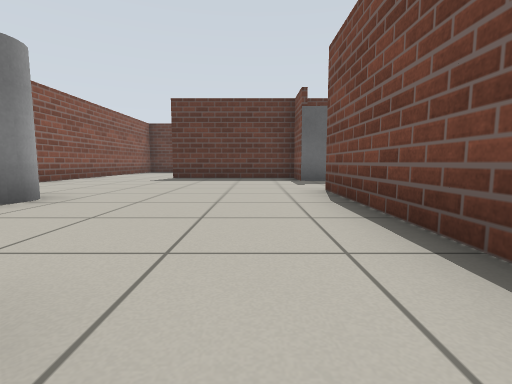
[1] (above)

22 first-person views from a walk through a Gazebo world. The camera is 0.5 m above the floor, tilts 6° down and sees 85° across. The floor is counted in squares, 1 m on a side. Each view is taken from the middle of a square. On the plan, view 1 faces up. The plan holds only what a view shows up to about 9 squares ahead; the rest is blank.

[2]
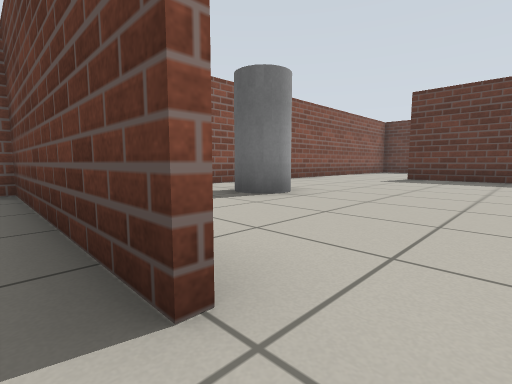

[3]
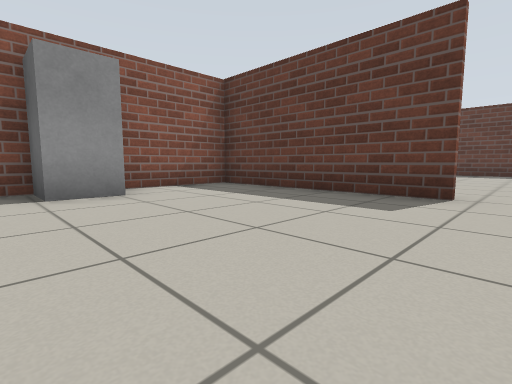

[4]
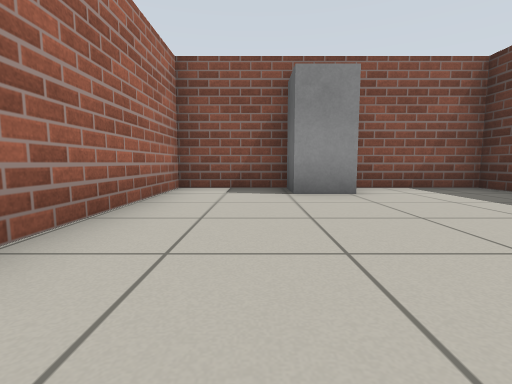

[5]
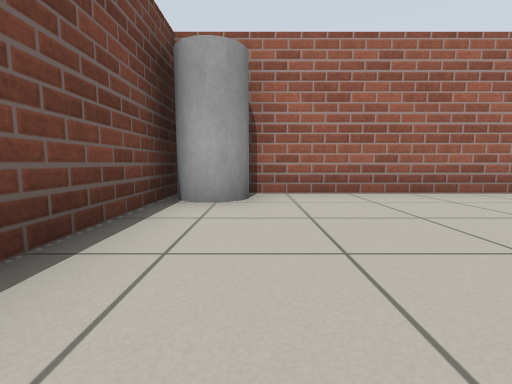

[6]
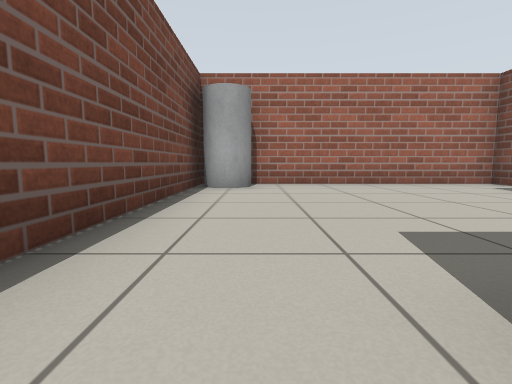

[7]
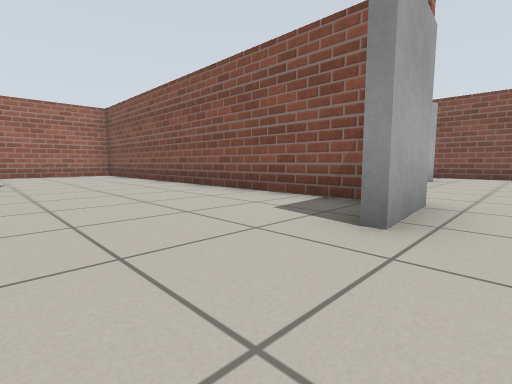

[8]
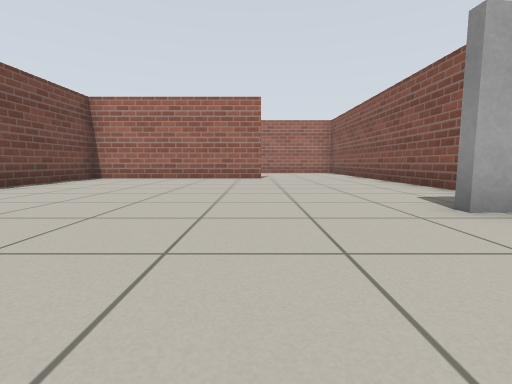

[9]
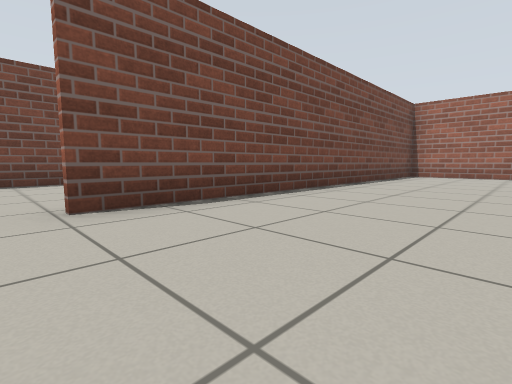

[10]
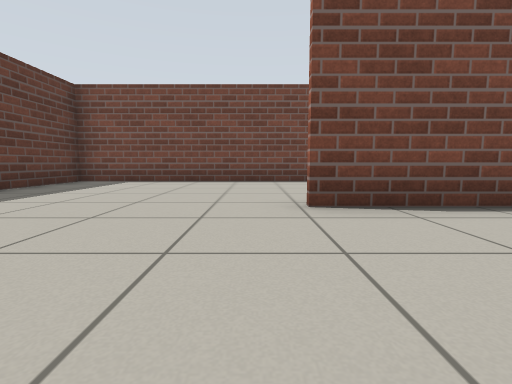

[11]
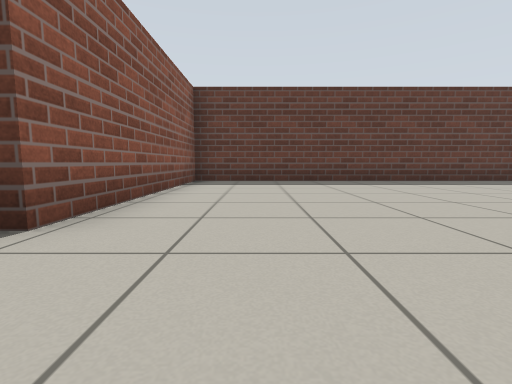

[12]
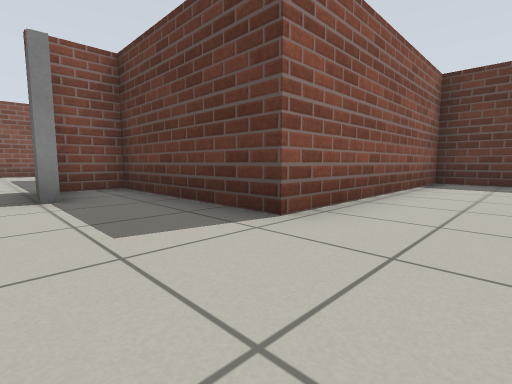

[13]
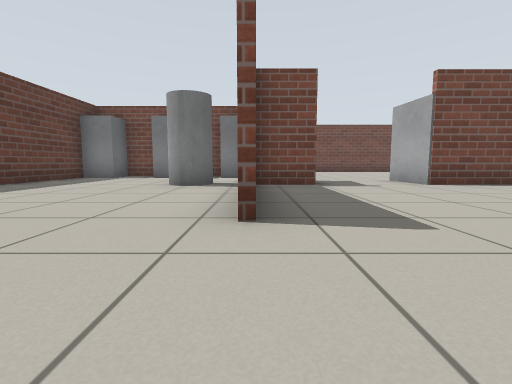

[14]
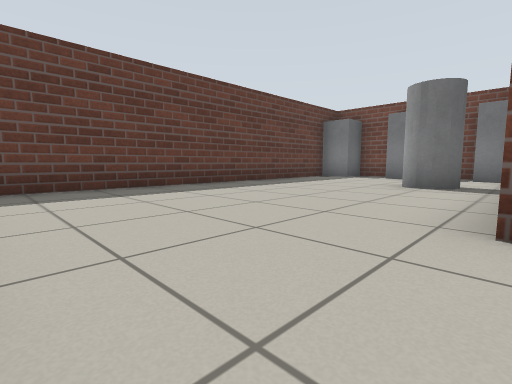

[15]
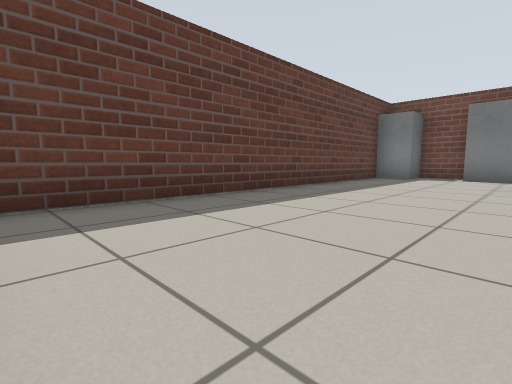

[16]
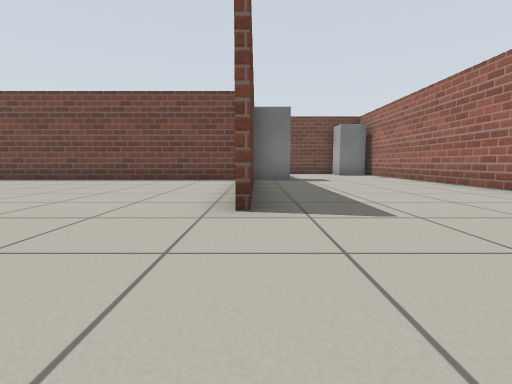

[17]
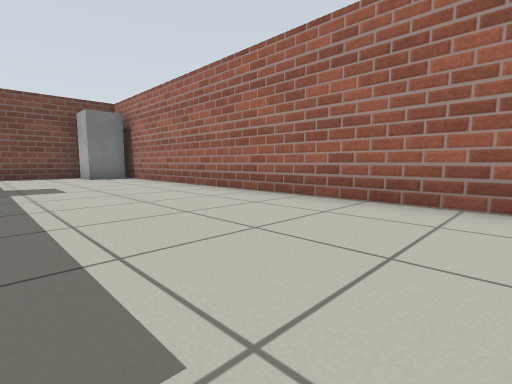

[18]
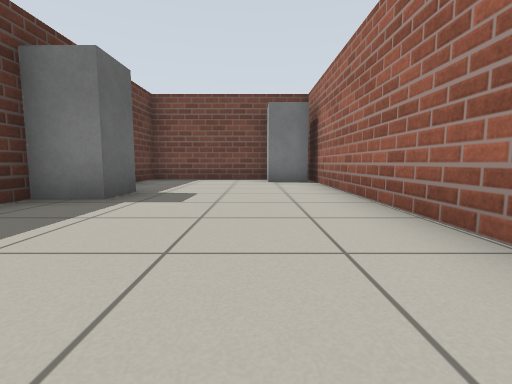

[19]
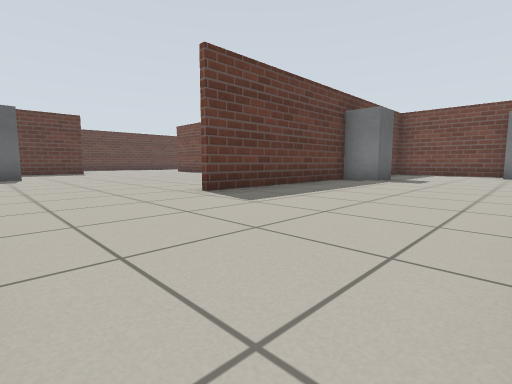

[20]
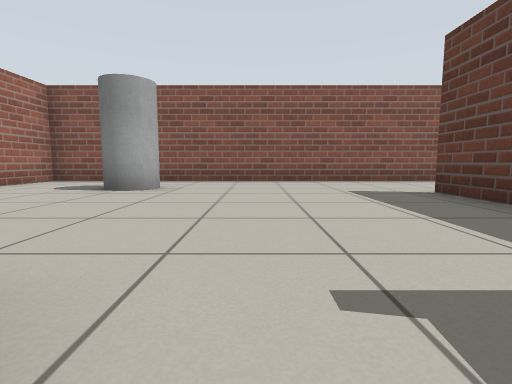

[21]
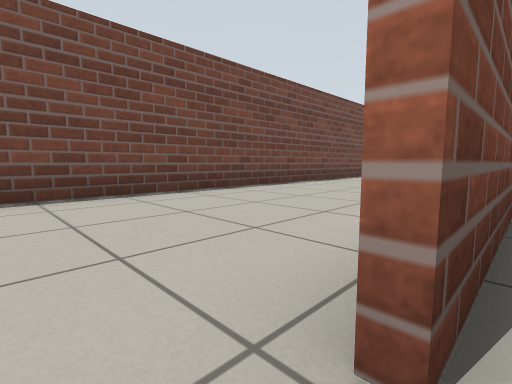

[22]
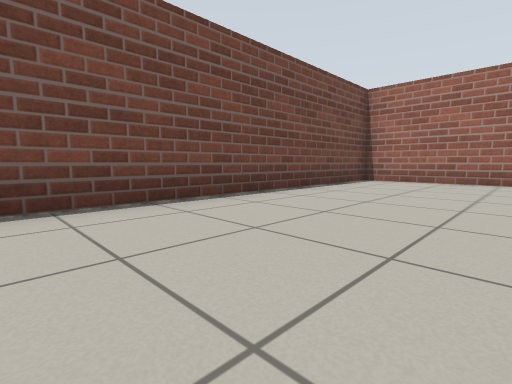

### Floor plan
Ten units are one square. View 1 is at (0, 0); x grows to the right and y downward. Boxes are objects, and circles mark ways between rooms. Rooms are numbered by the first view taken in them; rooms with no view inside come last. Other rooms are left out.
<svg viewBox="-61 -152 211 212">
<path fill="none" stroke="#000" d="M-8 -4 -56 -4M-55 0 -55 55 13 55 13 3M14 -45 14 34M13 -76 13 -90 -28 -90M13 -12 13 -51M48 8 95 8M95 9 48 9M101 5 101 -95M52 -125 52 -135M113 8 145 8M42 -147 -49 -147M35 55 144 55M145 9 130 9M-56 -6 -39 -6M-55 -109 -55 0M144 45 144 -147 53 -147 53 -90 14 -90 14 -79"/>
<rect x="-55" y="25" width="10" height="10" fill="#bbb"><title>grey box</title></rect>
<rect x="-5" y="45" width="20" height="10" fill="#bbb"><title>grey cylinder</title></rect>
<rect x="-45" y="-45" width="20" height="20" fill="#bbb"><title>grey cylinder</title></rect>
<rect x="5" y="-115" width="20" height="20" fill="#bbb"><title>grey cylinder</title></rect>
<rect x="15" y="-55" width="20" height="10" fill="#bbb"><title>door leaf</title></rect>
<rect x="15" y="-85" width="20" height="10" fill="#bbb"><title>door leaf</title></rect>
<rect x="35" y="-105" width="20" height="10" fill="#bbb"><title>grey box</title></rect>
<rect x="35" y="-125" width="20" height="10" fill="#bbb"><title>grey box</title></rect>
<rect x="35" y="-145" width="20" height="10" fill="#bbb"><title>grey box</title></rect>
<rect x="95" y="5" width="20" height="20" fill="#bbb"><title>grey box</title></rect>
<rect x="125" y="45" width="20" height="10" fill="#bbb"><title>grey box</title></rect>
<circle cx="0" cy="0" r="3" fill="#2a7"/>
<text x="-20" y="30">1</text>
<text x="50" y="-50">2</text>
</svg>
Room 1 opens to room 2.

Where each view was taken, in squares from view 1:
view 1: 0 up, 0 right, facing up
view 2: 0 up, 0 right, facing up-left
view 3: 4 down, 0 right, facing up-left
view 4: 4 down, 0 right, facing left
view 5: 1 down, 0 right, facing down
view 6: 1 up, 0 right, facing down
view 7: 6 up, 5 right, facing down-left
view 8: 8 up, 5 right, facing down
view 9: 10 up, 7 right, facing down-right
view 10: 10 up, 7 right, facing right
view 11: 7 up, 7 right, facing up
view 12: 7 up, 7 right, facing up-left
view 13: 9 up, 5 left, facing right
view 14: 9 up, 5 left, facing up-right
view 15: 11 up, 5 left, facing up-right
view 16: 1 down, 2 right, facing right
view 17: 2 down, 4 right, facing down-right
view 18: 4 down, 6 right, facing right
view 19: 5 down, 2 right, facing up-right
view 20: 6 up, 2 right, facing left
view 21: 10 up, 10 right, facing down-right
view 22: 7 up, 11 right, facing down-right
